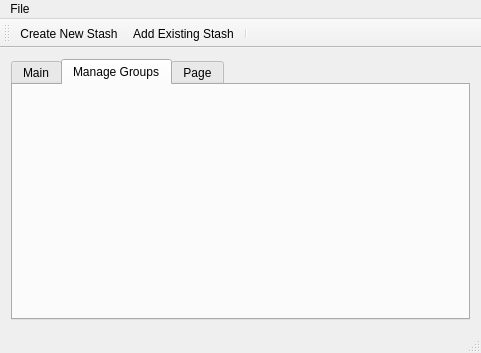
<?xml version="1.0" encoding="UTF-8"?>
<ui version="4.0">
 <class>MainWindow</class>
 <widget class="QMainWindow" name="MainWindow">
  <property name="geometry">
   <rect>
    <x>0</x>
    <y>0</y>
    <width>481</width>
    <height>353</height>
   </rect>
  </property>
  <property name="font">
   <font>
    <family>Arial</family>
   </font>
  </property>
  <property name="windowTitle">
   <string>Torchlight 2 Shared Stash Manager</string>
  </property>
  <property name="toolTip">
   <string/>
  </property>
  <property name="whatsThis">
   <string/>
  </property>
  <widget class="QWidget" name="centralWidget">
   <layout class="QGridLayout" name="gridLayout_2">
    <item row="0" column="0">
     <widget class="QTabWidget" name="MainTabControlWidget">
      <property name="autoFillBackground">
       <bool>true</bool>
      </property>
      <property name="currentIndex">
       <number>1</number>
      </property>
      <property name="movable">
       <bool>true</bool>
      </property>
      <widget class="MainTabPageForm" name="MainTabPage">
       <attribute name="title">
        <string>Main</string>
       </attribute>
      </widget>
      <widget class="ManageGroupsTabPageForm" name="ManageGroupsTab">
       <attribute name="title">
        <string>Manage Groups</string>
       </attribute>
      </widget>
      <widget class="SettingsTabPageForm" name="SettingsTabPage">
       <attribute name="title">
        <string>Page</string>
       </attribute>
      </widget>
     </widget>
    </item>
   </layout>
  </widget>
  <widget class="QMenuBar" name="menuBar">
   <property name="geometry">
    <rect>
     <x>0</x>
     <y>0</y>
     <width>481</width>
     <height>21</height>
    </rect>
   </property>
   <widget class="QMenu" name="menuFile">
    <property name="title">
     <string>File</string>
    </property>
    <addaction name="actionCreateNewStash"/>
    <addaction name="actionAdd_Existing_Stash"/>
   </widget>
   <addaction name="menuFile"/>
  </widget>
  <widget class="QStatusBar" name="statusBar"/>
  <widget class="QToolBar" name="MainToolBar">
   <property name="windowTitle">
    <string>toolBar</string>
   </property>
   <attribute name="toolBarArea">
    <enum>TopToolBarArea</enum>
   </attribute>
   <attribute name="toolBarBreak">
    <bool>false</bool>
   </attribute>
   <addaction name="actionCreateNewStash"/>
   <addaction name="actionAdd_Existing_Stash"/>
   <addaction name="separator"/>
  </widget>
  <action name="actionCreateNewStash">
   <property name="icon">
    <iconset resource="images.qrc">
     <normaloff>:/images/solid_iron_chest.png</normaloff>:/images/solid_iron_chest.png</iconset>
   </property>
   <property name="text">
    <string>Create New Stash</string>
   </property>
   <property name="toolTip">
    <string>Create New Stash</string>
   </property>
   <property name="whatsThis">
    <string>Creates a new stored stash by making a copy of your current shared stash</string>
   </property>
  </action>
  <action name="actionAdd_Existing_Stash">
   <property name="icon">
    <iconset resource="images.qrc">
     <normaloff>:/images/Open-Folder.png</normaloff>:/images/Open-Folder.png</iconset>
   </property>
   <property name="text">
    <string>Add Existing Stash</string>
   </property>
   <property name="toolTip">
    <string>Add Existing Stash</string>
   </property>
   <property name="whatsThis">
    <string>Choose a stash file that has already been saved to add to the stashes being managed</string>
   </property>
  </action>
 </widget>
 <layoutdefault spacing="6" margin="11"/>
 <customwidgets>
  <customwidget>
   <class>MainTabPageForm</class>
   <extends>QWidget</extends>
   <header>maintabpageform.h</header>
   <container>1</container>
  </customwidget>
  <customwidget>
   <class>SettingsTabPageForm</class>
   <extends>QWidget</extends>
   <header>settingstabpageform.h</header>
   <container>1</container>
  </customwidget>
  <customwidget>
   <class>ManageGroupsTabPageForm</class>
   <extends>QWidget</extends>
   <header>managegroupstabpageform.h</header>
   <container>1</container>
  </customwidget>
 </customwidgets>
 <resources>
  <include location="images.qrc"/>
 </resources>
 <connections/>
</ui>
